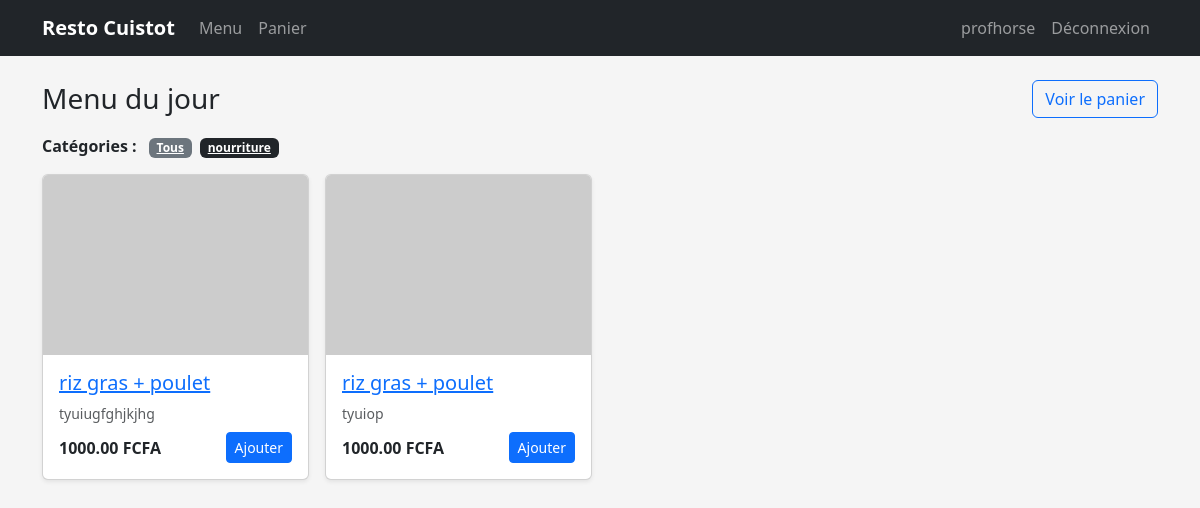
/category/nourriture/ (signed in), run on the app's committed database.
### shop/models.py (models this page shows, shortened)
class Category(models.Model):
    name = models.CharField(max_length=100)
    slug = models.SlugField(unique=True)
    class Meta:
        verbose_name_plural = "Categories"

class Meal(models.Model):
    category = models.ForeignKey(Category, on_delete=models.CASCADE, related_name='meals')
    name = models.CharField(max_length=150)
    slug = models.SlugField(unique=True)
    description = models.TextField(blank=True)
    price = models.DecimalField(max_digits=8, decimal_places=2)
    is_active = models.BooleanField(default=True)
    image = models.ImageField(upload_to='meals/', blank=True, null=True)

### shop/views.py (the view)
# urls.py: path('', views.meal_list, name='meal_list'),
def meal_list(request, category_slug=None):
    category = None
    categories = Category.objects.all()
    meals = Meal.objects.filter(is_active=True)
    if category_slug:
        category = get_object_or_404(Category, slug=category_slug)
        meals = meals.filter(category=category)
    return render(request, 'shop/meal_list.html', {
        'category': category,
        'categories': categories,
        'meals': meals,
    })

### backend/resto/shop/templates/shop/meal_list.html (shortened to what this page needs)
{% extends "base.html" %}
{% block content %}
<div class="d-flex justify-content-between align-items-center mb-3">
  <h1 class="h3 mb-0">Menu du jour</h1>
  <a href="{% url 'shop:cart_detail' %}" class="btn btn-outline-primary">
    Voir le panier
  </a>
</div>
<div class="mb-3">
  <span class="fw-bold me-2">Catégories :</span>
  <a href="{% url 'shop:meal_list' %}"
     class="badge bg-secondary me-1 {% if not category %}bg-dark{% endif %}">
    Tous
  </a>
  {% for cat in categories %}
    <a href="{% url 'shop:meal_list_by_category' cat.slug %}"
       class="badge bg-secondary me-1 {% if category and category.id == cat.id %}bg-dark{% endif %}">
      {{ cat.name }}
    </a>
  {% endfor %}
</div>
<div class="row g-3">
  {% for meal in meals %}
    <div class="col-12 col-sm-6 col-md-4 col-lg-3">
      <div class="card shadow-sm meal-card h-100">
        {% if meal.image %}
          <img src="{{ meal.image.url }}" class="card-img-top" alt="{{ meal.name }}">
        {% else %}
          <img src="https://via.placeholder.com/400x250?text=Resto"
               class="card-img-top" alt="{{ meal.name }}">
        {% endif %}
        <div class="card-body d-flex flex-column">
          <h5 class="card-title"><a href="{% url 'shop:meal_detail' meal.slug %}">{{ meal.name }}</a></h5>
          <p class="card-text small text-muted mb-2">
            {{ meal.description|truncatechars:80 }}
          </p>
          <div class="mt-auto d-flex justify-content-between align-items-center">
            <span class="fw-bold">{{ meal.price }} FCFA</span>
            <form action="{% url 'shop:cart_add' meal.id %}" method="post">
              <button class="btn btn-sm btn-primary" type="submit">
                Ajouter
              </button>
            </form>
          </div>
        </div>
      </div>
    </div>
  {% empty %}
    <p>Aucun plat disponible pour le moment.</p>
  {% endfor %}
</div>
{% endblock %}

### backend/resto/shop/templates/base.html (shortened to what this page needs)
{% load static %}
<!DOCTYPE html>
<html lang="fr">
<head>
  <link
    href="https://cdn.jsdelivr.net/npm/bootstrap@5.3.3/dist/css/bootstrap.min.css"
    rel="stylesheet"
  >
</head>
<body>
<nav class="navbar navbar-expand-lg navbar-dark bg-dark mb-4">
  <div class="container">
    <a class="navbar-brand" href="{% url 'shop:meal_list' %}">Resto Cuistot</a>
    <div class="collapse navbar-collapse" id="navbarNav">
      <ul class="navbar-nav me-auto">
        <li class="nav-item">
          <a class="nav-link" href="{% url 'shop:meal_list' %}">Menu</a>
        </li>
        <li class="nav-item">
          <a class="nav-link" href="{% url 'shop:cart_detail' %}">Panier</a>
        </li>
      </ul>
      <ul class="navbar-nav ms-auto">
        {% if user.is_authenticated %}
          <li class="nav-item">
            <a class="nav-link" href="{% url 'shop:profile' %}">
              {{ user.username }}
            </a>
          </li>
            <li class="nav-item">
                <a class="nav-link" href="{% url 'logout' %}?next={% url 'shop:meal_list' %}">
                Déconnexion
                </a>
            </li>
        {% endif %}
      </ul>
    </div>
  </div>
</nav>
<div class="container mb-5">
  {% block content %}{% endblock %}
</div>
</body>
</html>

### backend/resto/shop/templates/base.html (style rules this page uses)
body { background-color: #f5f5f5; }
.navbar-brand { font-weight: 700; }
.meal-card img { height: 180px; object-fit: cover; }

### data on the page
Category: name "nourriture"
Meal: name "riz gras + poulet", description "tyuiugfghjkjhg", price "1000.00"
Meal: name "riz gras + poulet", description "tyuiop", price "1000.00"

### other printed values
{{ user.username }} "profhorse"
